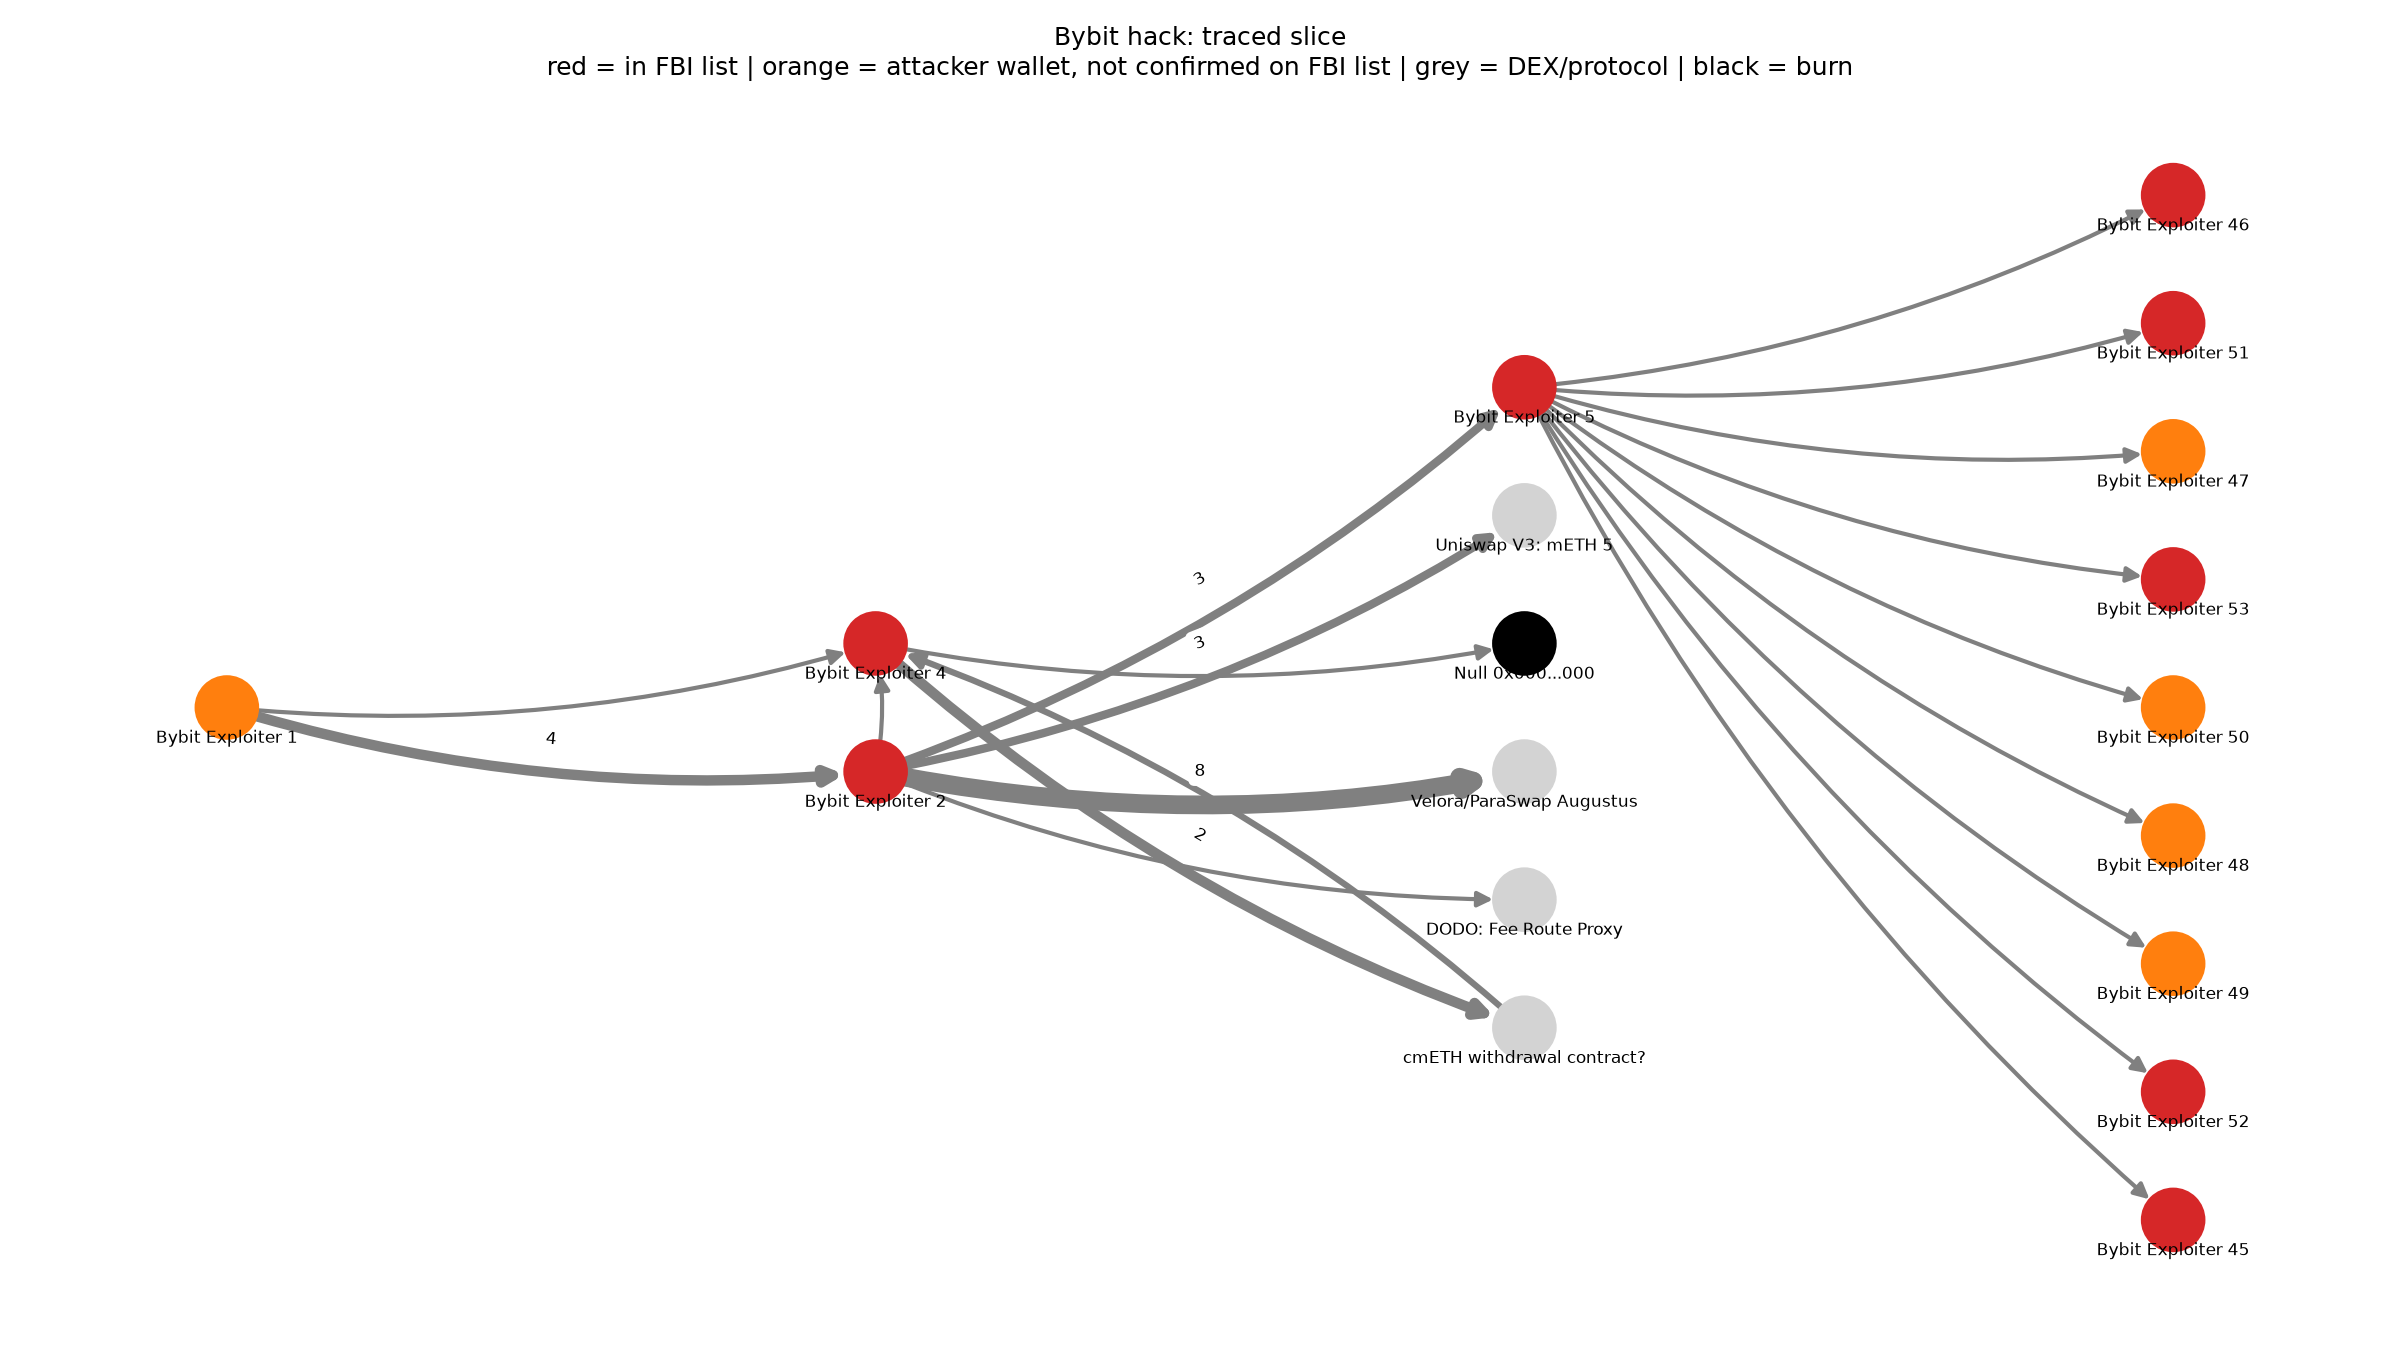

Python code for this plot:
import pandas as pd
import networkx as nx

def short_name(label):
    """'Bybit Exploiter 2 (0xA4B2...)' -> 'Bybit Exploiter 2'
       '0x6BB0... (Velora/ParaSwap Augustus)' -> 'Velora/ParaSwap Augustus'"""
    label = str(label).strip()
    if label.startswith("0x") and "(" in label:
        return label.split("(", 1)[1].rstrip(")")
    return label.split(" (")[0]

df = pd.read_csv("bybit_trace.csv", encoding="cp1252")
df = df.dropna(subset=["From", "To"])

G = nx.DiGraph()
for _, row in df.iterrows():
    sender, receiver = short_name(row["From"]), short_name(row["To"])
    if G.has_edge(sender, receiver):
        G[sender][receiver]["transfers"] += 1
    else:
        G.add_edge(sender, receiver, transfers=1)

print("Wallets/contracts (nodes):", G.number_of_nodes())
print("Connections (edges):", G.number_of_edges())
print("Transfers (rows):", len(df))

print("\nMost connections OUT (fan-out):")
for node, n in sorted(G.out_degree(), key=lambda x: x[1], reverse=True)[:5]:
    print(f"  {node}: sends to {n}")

print("\nMost connections IN (consolidation):")
for node, n in sorted(G.in_degree(), key=lambda x: x[1], reverse=True)[:5]:
    print(f"  {node}: receives from {n}")

print("\nRoute from Exploiter 1 to Exploiter 45:")
print("  " + " -> ".join(nx.shortest_path(G, "Bybit Exploiter 1", "Bybit Exploiter 45")))
import matplotlib.pyplot as plt

# Which wallets are on the FBI list? Read it from your own CSV column.
#print(df["In FBI list?"].value_counts(dropna=False))
fbi_listed = {short_name(to) for to, flag in zip(df["To"], df["In FBI list?"])
              if str(flag).strip().upper().startswith("YES")}
#print("Recipients marked YES:", sorted(fbi_listed))

# Put each wallet in a column by how many hops it is from Exploiter 1
layers = nx.single_source_shortest_path_length(G, "Bybit Exploiter 1")
for node in G.nodes():
    G.nodes[node]["layer"] = layers.get(node, 0)
pos = nx.multipartite_layout(G, subset_key="layer")

# Colour each node by what it is
colors = []
for node in G.nodes():
    if node in fbi_listed:
        colors.append("tab:red")
    elif node.startswith("Bybit Exploiter"):
        colors.append("tab:orange")
    elif node.startswith("Null"):
        colors.append("black")
    else:
        colors.append("lightgrey")

# Thicker arrows for edges carrying more transfers
widths = [1 + G[u][v]["transfers"] for u, v in G.edges()]
labels = {(u, v): G[u][v]["transfers"] for u, v in G.edges() if G[u][v]["transfers"] > 1}

plt.figure(figsize=(16, 9))
nx.draw_networkx_nodes(G, pos, node_color=colors, node_size=900)
nx.draw_networkx_edges(G, pos, width=widths, arrowsize=15, edge_color="grey",
                       connectionstyle="arc3,rad=0.1", node_size=900)
label_pos = {node: (x, y - 0.06) for node, (x, y) in pos.items()}
nx.draw_networkx_labels(G, label_pos, font_size=8)
nx.draw_networkx_edge_labels(G, pos, edge_labels=labels, font_size=8)
plt.title("Bybit hack: traced slice\n"
          "red = in FBI list | orange = attacker wallet, not confirmed on FBI list | "
          "grey = DEX/protocol | black = burn")
plt.axis("off")
plt.tight_layout()
plt.savefig("wallet_graph.png", dpi=150)
print("Saved wallet_graph.png; FBI-listed nodes:", len(fbi_listed))
